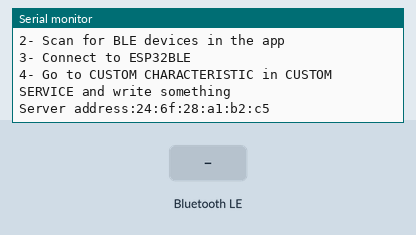
This sketch was run on a simulated ESP32. Shown: the last lines printed to the serial monitor. Inputs (shaded band) come from the test bench. Nothing arrives over Bluetooth unless stated; a phone connects over Bluetooth LE 3 s after start.

Above: at 1.2 s.
1.3 s: Bluetooth LE write "1" received
At 2.0 s:
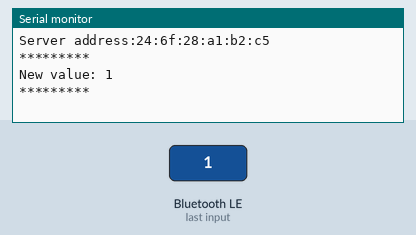
2.8 s: Bluetooth LE write "0" received
At 3.2 s:
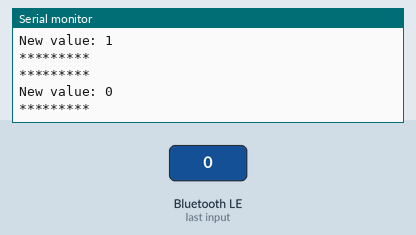

The sketch:

teste_BLE.ino
```cpp
#include <BLEDevice.h>
#include <BLEUtils.h>
#include <BLEServer.h>

// See the following for generating UUIDs:
// https://www.uuidgenerator.net/

#define SERVICE_UUID        "4fafc201-1fb5-459e-8fcc-c5c9c331914b"
#define CHARACTERISTIC_UUID "beb5483e-36e1-4688-b7f5-ea07361b26a8"

BLECharacteristic *pCharacteristic = NULL;

std::string msg;

class MyCallbacks: public BLECharacteristicCallbacks {
    void onWrite(BLECharacteristic *pCharacteristic) {
      std::string value = pCharacteristic->getValue();

      if (value.length() > 0) {
        Serial.println("*********");
        Serial.print("New value: ");
        for (int i = 0; i < value.length(); i++)
          Serial.print(value[i]);

        Serial.println();
        Serial.println("*********");
      }
    }
};

void setup() {
  Serial.begin(115200);

  Serial.println("1- Download and install an BLE Terminal Free");
  Serial.println("2- Scan for BLE devices in the app");
  Serial.println("3- Connect to ESP32BLE");
  Serial.println("4- Go to CUSTOM CHARACTERISTIC in CUSTOM SERVICE and write something");

  BLEDevice::init("ESP32BLE");
  BLEServer *pServer = BLEDevice::createServer();

  BLEService *pService = pServer->createService(SERVICE_UUID);

  pCharacteristic = pService->createCharacteristic(
                                         CHARACTERISTIC_UUID,
                                         BLECharacteristic::PROPERTY_READ |
                                         BLECharacteristic::PROPERTY_WRITE
                                       );

  pCharacteristic->setCallbacks(new MyCallbacks());

  pCharacteristic->setValue("Hello World");
  pService->start();

  BLEAdvertising *pAdvertising = pServer->getAdvertising();
  pAdvertising->addServiceUUID(SERVICE_UUID);
  pAdvertising->setScanResponse(true);
  pAdvertising->setMinPreferred(0x06);  // functions that help with iPhone connections issue
  pAdvertising->setMinPreferred(0x12);
  pAdvertising->start();

  Serial.print("Server address:");
  Serial.println(BLEDevice::getAddress().toString().c_str());
}

void loop() {
  readSerialPort();

  //Send data to slave
  if(msg!=""){
    pCharacteristic->setValue(msg);
    msg="";
  }

  delay(2000);
}

void readSerialPort(){
 while (Serial.available()) {
   delay(10);
   if (Serial.available() >0) {
     char c = Serial.read();  //gets one byte from serial buffer
     msg += c; //add to String
   }
 }
 Serial.flush(); //clean buffer
}
```

Measured:
- after the input at 1.3 s, the serial monitor: prints a new line at once (image 1)
- after the input at 2.8 s, the serial monitor: prints a new line at once (image 2)
